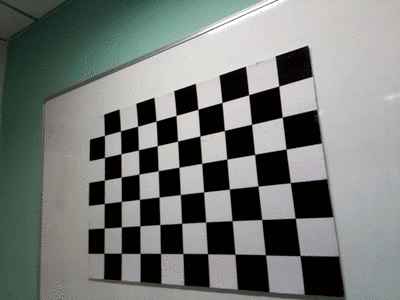
#> input picture images/calibration-patterns-0.png, 400 x 300 px; its folder holds only this picture in this run
$ python cam_cal.py
#> lines starting #> are read from the running program, lines starting #| are printed output that depends on the picture; after the words box and inside, x2 and y2 are one past the last pixel; in counts of white or black regions, pixels touching at a corner belong together; long printed decimals are rounded
#!/usr/bin/env python

import cv2
import numpy as np
import os
import glob

# Defining the dimensions of checkerboard
CHECKERBOARD = (6,9)
criteria = (cv2.TERM_CRITERIA_EPS + cv2.TERM_CRITERIA_MAX_ITER, 30, 0.001)

# Creating vector to store vectors of 3D points for each checkerboard image
objpoints = []
# Creating vector to store vectors of 2D points for each checkerboard image
imgpoints = []


# Defining the world coordinates for 3D points
objp = np.zeros((1, CHECKERBOARD[0] * CHECKERBOARD[1], 3), np.float32)
objp[0,:,:2] = np.mgrid[0:CHECKERBOARD[0], 0:CHECKERBOARD[1]].T.reshape(-1, 2)
# print(objp)
prev_img_shape = None

# Extracting path of individual image stored in a given directory
images = glob.glob('./images/*.png')
print(images)
for fname in images:
    print("this is frame: {}".format(fname))
    img = cv2.imread(fname)
#> img is the input picture: shape (300, 400, 3); mean B, G, R 119, 122, 117.7
    gray = cv2.cvtColor(img,cv2.COLOR_BGR2GRAY)
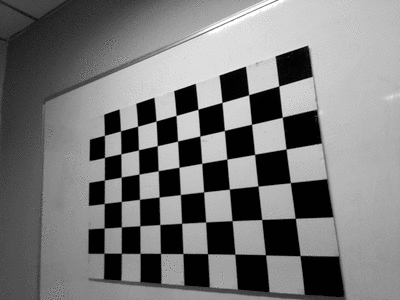
#> gray: shape (300, 400); min 1, max 253, mean 120.3
    prev_img_shape = gray.shape
#> prev_img_shape = (300, 400)
    # Find the chess board corners
    # If desired number of corners are found in the image then ret = true
    ret, corners = cv2.findChessboardCorners(gray, CHECKERBOARD, cv2.CALIB_CB_ADAPTIVE_THRESH + cv2.CALIB_CB_FAST_CHECK + cv2.CALIB_CB_NORMALIZE_IMAGE)
#> ret = True; corners = 54 rows, first 8: [278.9, 86.05], [282.3, 117.1], [286, 149], [290.4, 182.5], [295.4, 218.3], [300, 255.5], [248.6, 94.77], [251.5, 124.2]

    """
    If desired number of corner are detected,
    we refine the pixel coordinates and display
    them on the images of checker board
    """
    if ret == True:
        objpoints.append(objp)
        # refining pixel coordinates for given 2d points.
        corners2 = cv2.cornerSubPix(gray, corners, (11,11),(-1,-1), criteria)
#> corners2 = 54 rows, first 8: [278.7, 86.03], [282.3, 117.2], [286, 149], [290.4, 182.6], [295.2, 218.3], [300.1, 255.6], [248.7, 94.7], [251.5, 124.3]

        imgpoints.append(corners2)

        # Draw and display the corners
        img = cv2.drawChessboardCorners(img, CHECKERBOARD, corners2, ret)
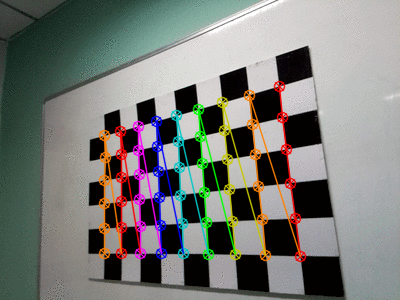
#> img: shape (300, 400, 3); 9.23% of pixels changed, all inside (x1, y1, x2, y2) = (98, 80, 307, 263)

    cv2.imshow('img',img)
    cv2.waitKey(0)

cv2.destroyAllWindows()

# h,w = img.shape[:2]

"""
Performing camera calibration by
passing the value of known 3D points (objpoints)
and corresponding pixel coordinates of the
detected corners (imgpoints)
"""
ret, mtx, dist, rvecs, tvecs = cv2.calibrateCamera(objpoints, imgpoints, prev_img_shape[::-1], None, None)
#> ret = 0.0947; mtx = [[423.3, 0, 202.6], [0, 367.9, 133.9], [0, 0, 1]]; dist = [[0.205, 1.08, -0.00753, -0.00679, -6.9]]; rvecs = ([0.414, 0.711, 1.35],); tvecs = ([2.06, -1.48, 11.55],)

print(ret)
#| 0.09471

print("Camera matrix : \n")
print(mtx)
#| [[423.288   0.         202.610]
#|  [  0.         367.912 133.872]
#|  [  0.           0.           1.        ]]
print("dist : \n")
print(dist)
#| [[ 2.04511308e-01  1.07618355e+00 -7.52670683e-03 -6.78945762e-03
#|   -6.90352995e+00]]
print("rvecs : \n")
print(rvecs)
#| (array([[0.4139],
#|        [0.7105],
#|        [1.350]]),)
print("tvecs : \n")
print(tvecs)
#| (array([[ 2.058],
#|        [-1.483],
#|        [11.551]]),)

$ run again, on images/calibration-patterns-12.png
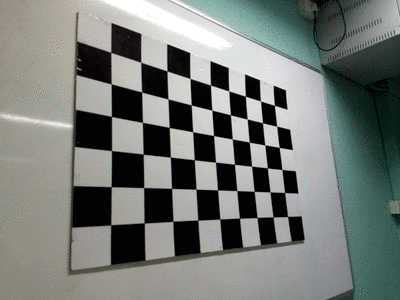
#> input picture images/calibration-patterns-12.png, 400 x 300 px
#> img is the input picture: shape (300, 400, 3); mean B, G, R 119.4, 123.3, 118.4
#> `gray = cv2.cvtColor(img,cv2.COLOR_BGR2GRAY)`:
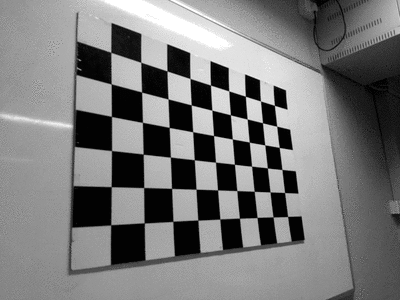
#> gray: shape (300, 400); min 2, max 255, mean 121.4
#> `ret, corners = cv2.findChessboardCorners(gray, CHECKERBOARD, cv2.CALIB..`: ret = True; corners = 54 rows, first 8: [274.4, 105.3], [276.7, 126.3], [279, 147.2], [282, 169.4], [284.6, 192.5], [287.6, 216.4], [260.5, 101], [262.5, 123]
#> corners2 = 54 rows, first 8: [278, 106.5], [276.7, 126.2], [282.3, 148], [281.9, 169.5], [284.7, 192.5], [287.6, 216.5], [260.4, 101], [262.5, 122.7]
#> `img = cv2.drawChessboardCorners(img, CHECKERBOARD, corners2, ret)`:
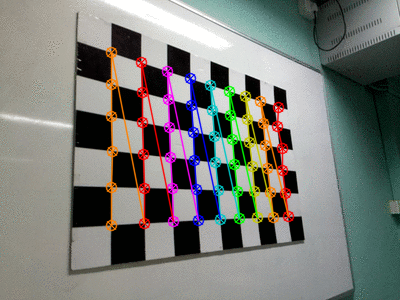
#> img: shape (300, 400, 3); 9.07% of pixels changed, all inside (x1, y1, x2, y2) = (105, 46, 295, 232)
#> `ret, mtx, dist, rvecs, tvecs = cv2.calibrateCamera(objpoints, imgpoint..`: ret = 0.61; mtx = [[424.1, 0, 182.1], [0, 346.4, 142.8], [0, 0, 1]]; dist = [[0.151, 5.85, 0.0127, 0.00896, -53.21]]; rvecs = ([-0.824, -0.513, 1.51],); tvecs = ([3.53, -1.75, 16.4],)
#| 0.6099
#| [[424.112   0.         182.149 ]
#|  [  0.         346.358 142.825]
#|  [  0.           0.           1.        ]]
#| [[ 1.50842853e-01  5.84786396e+00  1.26601916e-02  8.96382656e-03
#|   -5.32111829e+01]]
#| (array([[-0.8238],
#|        [-0.5132],
#|        [ 1.508]]),)
#| (array([[ 3.530],
#|        [-1.747],
#|        [16.402]]),)

$ run again, on images/calibration-patterns-2.png
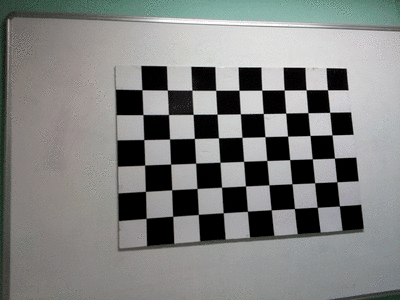
#> input picture images/calibration-patterns-2.png, 400 x 300 px
#> img is the input picture: shape (300, 400, 3); mean B, G, R 128.2, 129.8, 128.3
#> `gray = cv2.cvtColor(img,cv2.COLOR_BGR2GRAY)`:
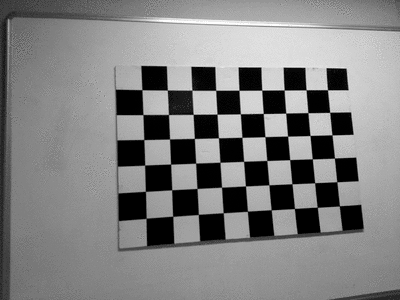
#> gray: shape (300, 400); min 0, max 253, mean 129.1
#> `ret, corners = cv2.findChessboardCorners(gray, CHECKERBOARD, cv2.CALIB..`: ret = True; corners = 54 rows, first 8: [327.5, 89.91], [329.6, 112.3], [332, 135], [334.5, 158], [336.9, 181.9], [339.4, 205.7], [306.2, 90.01], [307.9, 112.6]
#> corners2 = 54 rows, first 8: [327.5, 89.73], [329.7, 112.3], [331.9, 134.8], [334.5, 158.1], [336.8, 181.7], [339.4, 205.8], [306, 89.78], [307.9, 112.6]
#> `img = cv2.drawChessboardCorners(img, CHECKERBOARD, corners2, ret)`:
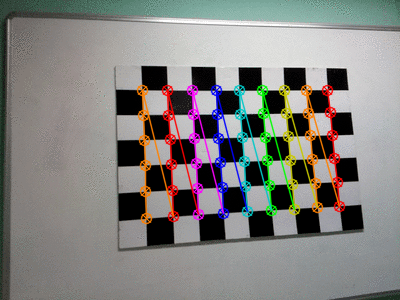
#> img: shape (300, 400, 3); 8.55% of pixels changed, all inside (x1, y1, x2, y2) = (136, 84, 346, 225)
#> `ret, mtx, dist, rvecs, tvecs = cv2.calibrateCamera(objpoints, imgpoint..`: ret = 0.101; mtx = [[314.8, 0, 185.7], [0, 310.8, 142.2], [0, 0, 1]]; dist = [[0.186, -0.0933, -0.00288, -0.00619, -0.433]]; rvecs = ([-0.24, -0.0522, 1.53],); tvecs = ([6.14, -2.28, 13.96],)
#| 0.1006
#| [[314.802   0.         185.676]
#|  [  0.         310.795 142.152]
#|  [  0.           0.           1.        ]]
#| [[ 0.1856 -0.09326  -0.00288 -0.006191 -0.4329 ]]
#| (array([[-0.2399],
#|        [-0.0522],
#|        [ 1.527]]),)
#| (array([[ 6.145],
#|        [-2.285],
#|        [13.964]]),)

$ run again, on images/calibration-patterns-3.png
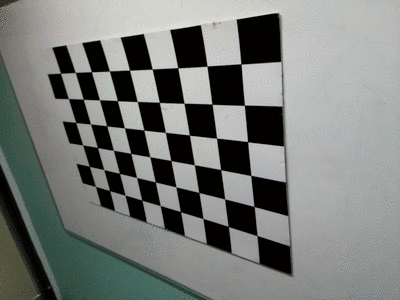
#> input picture images/calibration-patterns-3.png, 400 x 300 px
#> img is the input picture: shape (300, 400, 3); mean B, G, R 121.2, 124.1, 120.8
#> `gray = cv2.cvtColor(img,cv2.COLOR_BGR2GRAY)`:
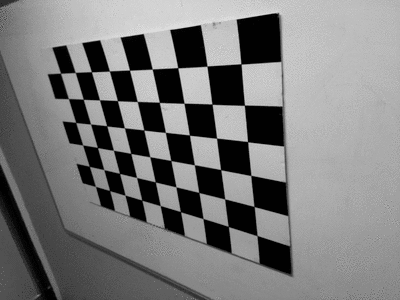
#> gray: shape (300, 400); min 1, max 220, mean 122.8
#> `ret, corners = cv2.findChessboardCorners(gray, CHECKERBOARD, cv2.CALIB..`: ret = True; corners = 54 rows, first 8: [241, 63.94], [244.4, 105], [247.8, 141.8], [250.7, 175.5], [254.1, 206.5], [257.1, 235.5], [207, 66.05], [212.1, 104.2]
#> corners2 = 54 rows, first 8: [241, 63.91], [244.4, 105.2], [247.6, 141.7], [250.8, 175.4], [254.1, 206.5], [257.1, 235.6], [207, 66.13], [212, 104.2]
#> `img = cv2.drawChessboardCorners(img, CHECKERBOARD, corners2, ret)`:
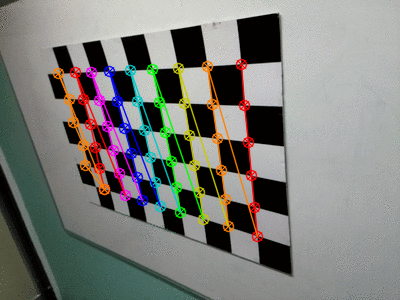
#> img: shape (300, 400, 3); 8.99% of pixels changed, all inside (x1, y1, x2, y2) = (52, 58, 264, 243)
#> `ret, mtx, dist, rvecs, tvecs = cv2.calibrateCamera(objpoints, imgpoint..`: ret = 1.76; mtx = [[294.7, 0, 193], [0, 304.4, 142.2], [0, 0, 1]]; dist = [[0.796, -6.18, 0.00483, -0.0107, 15.43]]; rvecs = ([0.824, 0.179, 1.46],); tvecs = ([1.18, -1.85, 7.42],)
#| 1.765
#| [[294.663   0.         193.044]
#|  [  0.         304.385 142.172]
#|  [  0.           0.           1.        ]]
#| [[ 7.95630137e-01 -6.18200449e+00  4.82931114e-03 -1.07035387e-02
#|    1.54341032e+01]]
#| (array([[0.8241],
#|        [0.1791],
#|        [1.456]]),)
#| (array([[ 1.181  ],
#|        [-1.850 ],
#|        [ 7.422]]),)

$ run again, on images/calibration-patterns-1.png
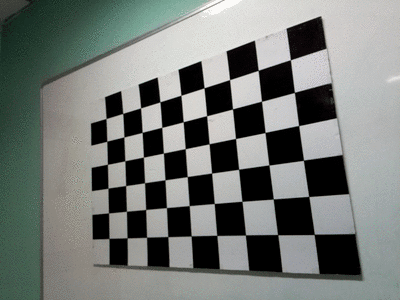
#> input picture images/calibration-patterns-1.png, 400 x 300 px
#> img is the input picture: shape (300, 400, 3); mean B, G, R 117.7, 121.3, 116.7
#> `gray = cv2.cvtColor(img,cv2.COLOR_BGR2GRAY)`:
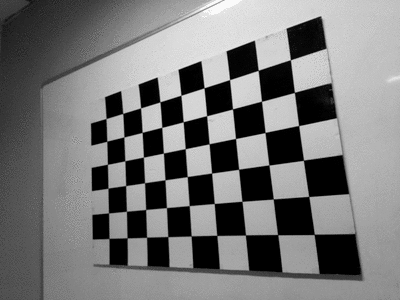
#> gray: shape (300, 400); min 0, max 250, mean 119.5
#> `ret, corners = cv2.findChessboardCorners(gray, CHECKERBOARD, cv2.CALIB..`: ret = True; corners = 54 rows, first 8: [290.3, 59.62], [294.4, 92.53], [298.8, 125.6], [303.5, 160.2], [308.8, 196.5], [314.3, 234.3], [258.2, 70.32], [261.5, 101.2]
#> corners2 = 54 rows, first 8: [290.4, 59.72], [294.4, 92.4], [298.6, 125.5], [303.5, 160.2], [308.7, 196.5], [314.3, 234.4], [258.2, 70.33], [261.5, 101.3]
#> `img = cv2.drawChessboardCorners(img, CHECKERBOARD, corners2, ret)`:
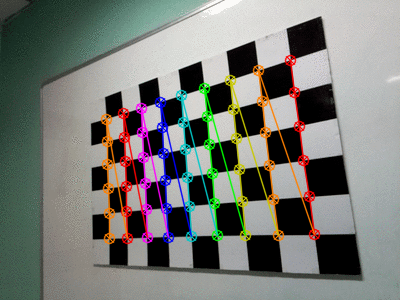
#> img: shape (300, 400, 3); 9.36% of pixels changed, all inside (x1, y1, x2, y2) = (100, 54, 321, 245)
#> `ret, mtx, dist, rvecs, tvecs = cv2.calibrateCamera(objpoints, imgpoint..`: ret = 0.105; mtx = [[367.4, 0, 203.3], [0, 340.3, 146.5], [0, 0, 1]]; dist = [[0.259, -0.63, 0.00223, -0.00744, 0.149]]; rvecs = ([0.393, 0.619, 1.37],); tvecs = ([2.38, -2.56, 10.19],)
#| 0.105
#| [[367.428   0.         203.265]
#|  [  0.         340.293 146.483]
#|  [  0.           0.           1.        ]]
#| [[ 0.2592 -0.6299  0.002228 -0.00744  0.1494]]
#| (array([[0.3934],
#|        [0.6187],
#|        [1.375]]),)
#| (array([[ 2.381],
#|        [-2.557],
#|        [10.192 ]]),)
